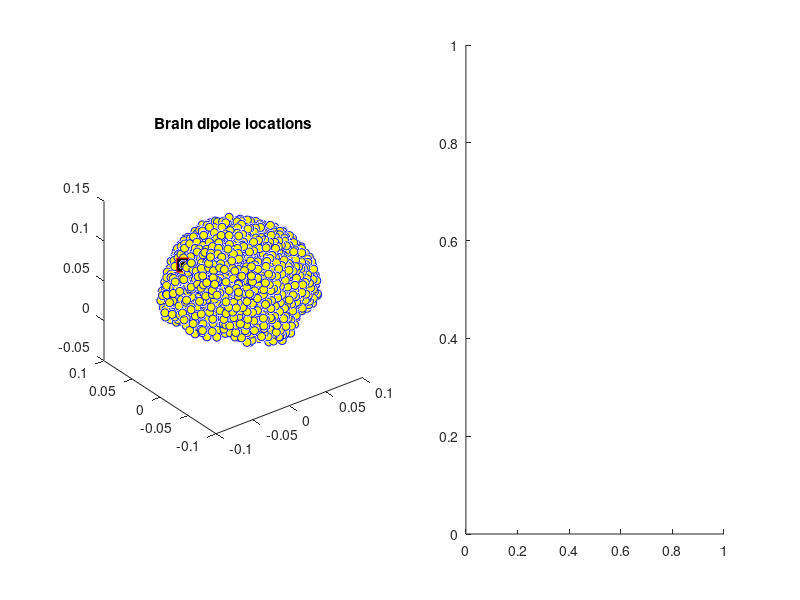

Write MATLAB code to recreate this figure. (Note: this script raises an error after producing the figure.)
%% PCA of simulated EEG data
%% Simulate data
% mat file containing EEG, leadfield and channel locations
load emptyEEG

% Index of dipole to simulate activity in
diploc = 109;

% Plot brain dipoles
figure(1), clf, subplot(121)
plot3(lf.GridLoc(:,1), lf.GridLoc(:,2), lf.GridLoc(:,3), 'bo','markerfacecolor','y')
hold on
plot3(lf.GridLoc(diploc,1), lf.GridLoc(diploc,2), lf.GridLoc(diploc,3), 'rs','markerfacecolor','k','markersize',10)
rotate3d on, axis square
title('Brain dipole locations')

% Each dipole can be projected onto the scalp using the forward model. 
% The code below shows this projection from one dipole.
subplot(122)
topoplotIndie(-lf.Gain(:,1,diploc), EEG.chanlocs,'numcontour',0,'electrodes','numbers','shading','interp');
title('Signal dipole projection')

% Number of time points and time vector
N = 1000;
EEG.times = (0:N-1)/EEG.srate;

% Random data in all brain dipoles
dipole_data = randn(length(lf.Gain),N);

% Add signal to one dipole
dipole_data(diploc,:) = 15*sin(2*pi*10*EEG.times);

% Project data from all dipoles to scalp electrodes
EEG.data = squeeze(lf.Gain(:,1,:))*dipole_data;

%% Compute PCA
% Mean-center data
data = EEG.data - mean(EEG.data,2);

% Covariance matrix
covd = data*data'/size(EEG.data,2);

% Eigendecomposition
[evecs,evals] = eig( covd );

% Sort according to eigenvalues
[evals,sidx] = sort(diag(evals),'descend');
evecs = evecs(:,sidx);
evals = 100*evals/sum(evals);

% Principal component time series
pc_timeseries = evecs(:,1)'*EEG.data;

%% Plot results and compare with ground truth
figure(2), clf

% Eigenspectrum
subplot(231)
plot(evals(1:20),'ko-','markerfacecolor','w','linew',2)
title('Eigenspectrum'), axis square
ylabel('Percent variance'), xlabel('Component number')

% Topographical map of first eigenvector
subplot(232)
topoplotIndie(evecs(:,1),EEG.chanlocs,'numcontour',0,'shading','interp');
title('PC topomap')

% Topographical map of dipole (ground truth)
subplot(233)
topoplotIndie(-lf.Gain(:,1,diploc), EEG.chanlocs,'numcontour',0,'shading','interp');
title('Ground truth topomap')

% Plot time series
subplot(212)
plot(EEG.times,pc_timeseries, ...
     EEG.times,EEG.data(31,:), ...
     EEG.times,-dipole_data(diploc,:)*100 ,'linew',2 )
legend({'PC';'Chan';'Dipole'})
xlabel('Time (s)')

%% end.